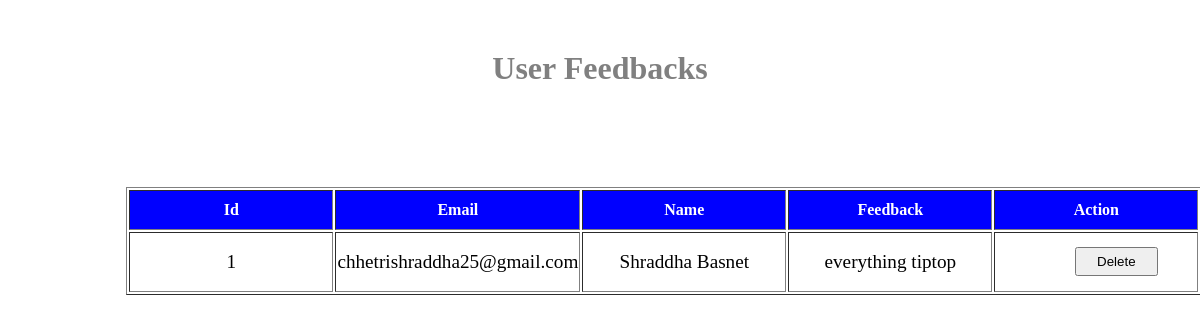
Screenshot of /admin/feedback_record.php with the database file from the repository.
### tables this page shows
CREATE TABLE `feedback` (
  `name` varchar(100) NOT NULL,
  `email` varchar(100) NOT NULL,
  `comments` varchar(200) NOT NULL,
  `fid` int(11) NOT NULL
);

### admin/feedback_record.php (the view, shortened to what this page needs)
<?php
    require 'conn.php';
    $sql = "SELECT * FROM feedback";
$result = $conn->query($sql);
?>
<html>
<head>
</head>
<body>
    <h1>User Feedbacks</h1>
    <table border="1">
        <tr> <th>Id</th>
            <th>Email</th>
            <th>Name</th>
            <th>Feedback</th>
            <th>Action</th>
        </tr>
        <?php
        if ($result->num_rows > 0) {
            while ($row = $result->fetch_assoc()) {
                ?>
            <tr>
               <td><?php echo $row['fid']; ?></td>
                <td><?php echo $row['email']; ?></td>
                <td><?php echo $row['name']; ?></td>
                <td><?php echo $row['comments']; ?></td>
                <td><a href="delete.php?deid=<?php echo $row['fid']; ?>"><button>Delete</button> </a></td>
            </tr>
            <?php
        }
    } else {
        echo "No feedback found.";
    }
    ?>
    </table>
</body>
</html>

### admin/feedback_record.php (style rules this page uses)
h1 { text-align:center; margin-top:50px; color:gray; }
th { width:200px; height:40px; background-color:blue; color: white; }
table { position:relative; left:10%; top:10%; }
button { padding:5px 20px 5px 20px; margin-left:20%; }
td { height:60px; font-size:larger; text-align:center; }

### rows the page displays
feedback: fid "1", email "chhetrishraddha25@gmail.com", name "Shraddha Basnet", comments "everything tiptop"
